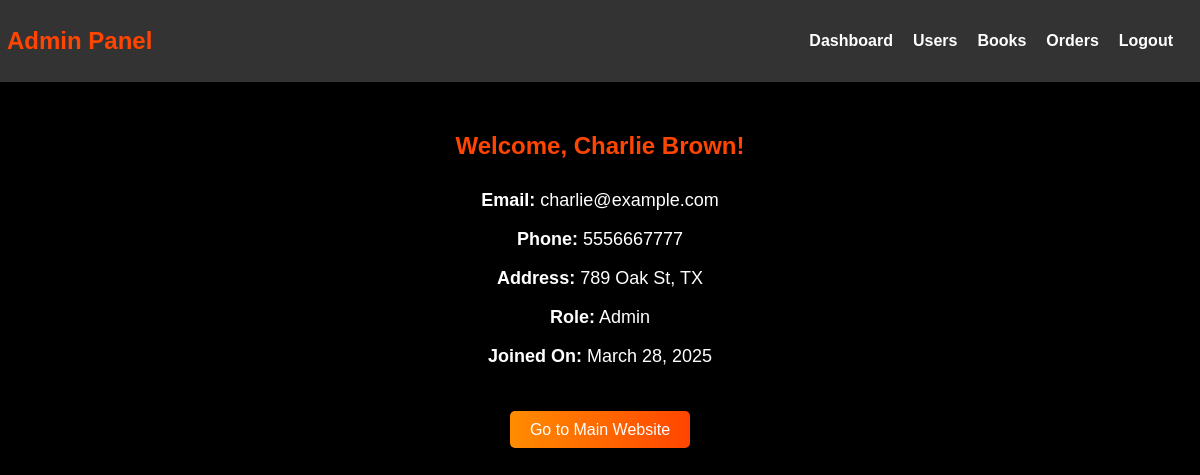
The page /backend/admin_panel.php (signed in) on the database its author committed.
### tables this page shows
CREATE TABLE users (
    user_id INT AUTO_INCREMENT PRIMARY KEY,
    name VARCHAR(100) NOT NULL,
    email VARCHAR(100) UNIQUE NOT NULL,
    password VARCHAR(255) NOT NULL,
    phone VARCHAR(15),
    address TEXT,
    role ENUM('customer', 'admin') DEFAULT 'customer',
   created_at DATE DEFAULT CURRENT_DATE
    );

### backend/admin_panel.php (the view, shortened to what this page needs)
<?php
include '../database/db.php';
$user_id = $_SESSION['user_id'];
$sql = "SELECT name, email, phone, address, role, created_at FROM users WHERE user_id = ? AND role = 'admin'";
$stmt = $conn->prepare($sql);
$stmt->bind_param("i", $user_id);
$stmt->execute();
$result = $stmt->get_result();
$admin = $result->fetch_assoc();
?>
<!DOCTYPE html>
<html lang="en">
<head>
    <link rel="stylesheet" href="../css/admin_panel.css">
</head>
<body>
    <nav class="admin-nav">
        <h2>Admin Panel</h2>
        <ul>
            <li><a href="admin_panel.php">Dashboard</a></li>
            <li><a href="users.php">Users</a></li>
            <li><a href="books.php">Books</a></li>
            <li><a href="manage_orders.php">Orders</a></li>
            <li><a href="logout.php" class="logout-btn">Logout</a></li>
        </ul>
    </nav>
    <div class="admin-dashboard">
        <h2>Welcome, <?php echo ($admin['name']); ?>!</h2>
        <div class="admin-div">
            <p><strong>Email:</strong> <?php echo ($admin['email']); ?></p>
            <p><strong>Phone:</strong> <?php echo ($admin['phone'] ?: 'N/A'); ?></p>
            <p><strong>Address:</strong> <?php echo ($admin['address'] ?: 'N/A'); ?></p>
            <p><strong>Role:</strong> <?php echo ucfirst($admin['role']); ?></p>
            <p><strong>Joined On:</strong> <?php echo date("F j, Y", strtotime($admin['created_at'])); ?></p>
        </div>
        <div class="main-site">
            <a href="../frontend/index.php" class="btn">Go to Main Website</a>
        </div>
    </div>
</body>
</html>

### css/admin_panel.css (style rules this page uses)
body { font-family: Arial, sans-serif; margin: 0; padding: 0; background-color: black; }
.admin-dashboard { margin-top: 50px; color: white; text-align: center; font-size: 20px; }
.admin-div { margin-top: 30px; font-size: 18px; }
.admin-nav { background-color: #333; color: white; padding: 7px; display: flex; justify-content: space-between; align-items: center; }
.admin-nav ul { list-style: none; margin: 0; padding: 0; display: flex; }
.admin-nav ul li { margin-right: 20px; }
.admin-nav ul li a { color: white; text-decoration: none; font-weight: bold; }
h2 { font-size: 24px; margin-bottom: 20px; text-align: center; color: #ff4500; }
.btn { padding: 10px 20px; background: linear-gradient(90deg, #ff8c00, #ff4500); color: white; border: none; border-radius: 5px; cursor: pointer; font-size: 16px; text-decoration: none; }
.main-site { margin-top: 50px; }

### rows shown on the page
users: name "Charlie Brown", email "charlie@example.com", phone "5556667777", address "789 Oak St, TX", role "Admin", created_at "March 28, 2025"
